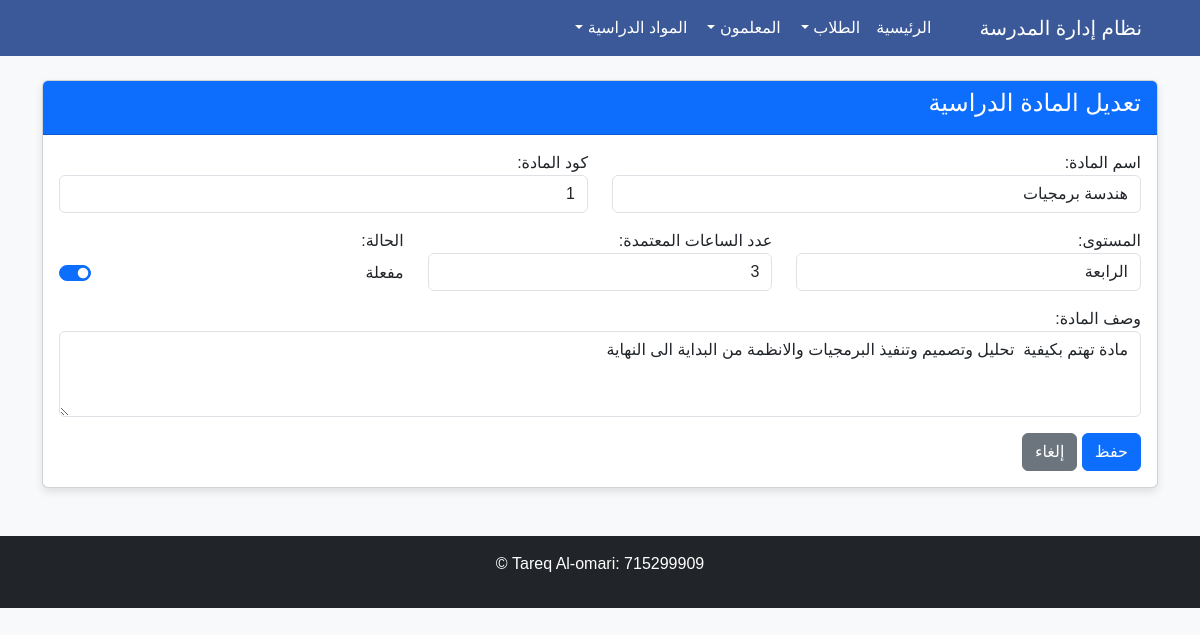
The page /courses/update/1/ on the database its author committed.
### courses/models.py (models this page shows, shortened)
class Course(models.Model):
    LEVEL_CHOICES = [
        ('1', 'الأولى'),
        ('2', 'الثانية'),
        ('3', 'الثالثة'),
        ('4', 'الرابعة'),
        ('5', 'الخامسة'),
    ]
    name = models.CharField(max_length=100, verbose_name="اسم المادة")
    code = models.CharField(max_length=10, unique=True, verbose_name="كود المادة")
    level = models.CharField(max_length=1, choices=LEVEL_CHOICES, verbose_name="المستوى")
    credit_hours = models.IntegerField(verbose_name="عدد الساعات المعتمدة")
    description = models.TextField(blank=True, null=True, verbose_name="وصف المادة")
    is_active = models.BooleanField(default=True, verbose_name="مفعلة")
    created_at = models.DateTimeField(auto_now_add=True, verbose_name="تاريخ الإنشاء")
    updated_at = models.DateTimeField(auto_now=True, verbose_name="تاريخ التحديث")
    class Meta:
        verbose_name = "مادة دراسية"
        verbose_name_plural = "المواد الدراسية"
        ordering = ['level', 'name']

### courses/views.py (the view)
# urls.py: path('update/<int:id>/', views.course_update, name='course_update'),
def course_update(request, id):
    course = get_object_or_404(Course, id=id)
    if request.method == 'POST':
        form = CourseForm(request.POST, instance=course)
        if form.is_valid():
            form.save()
            messages.success(request, 'تم تحديث المادة الدراسية بنجاح')
            return redirect('course:course_list')
    else:
        form = CourseForm(instance=course)
    return render(request, 'courses/course_form.html', {
        'form': form,
        'title': 'تعديل المادة الدراسية',
        'course': course
    })

### courses/forms.py (shortened to what this page needs)
class CourseForm(forms.ModelForm):
    class Meta:
        model = Course
        fields = ['name', 'code', 'level', 'credit_hours', 'description', 'is_active']
        labels = {
            'name': 'اسم المادة',
            'code': 'كود المادة',
            'level': 'المستوى',
            'credit_hours': 'عدد الساعات المعتمدة',
            'description': 'وصف المادة',
            'is_active': 'مفعلة',
        }
        widgets = {
            'name': forms.TextInput(attrs={'class': 'form-control', 'placeholder': 'أدخل اسم المادة'}),
            'code': forms.TextInput(attrs={'class': 'form-control', 'placeholder': 'أدخل كود المادة'}),
            'level': forms.Select(attrs={'class': 'form-control'}),
            'credit_hours': forms.NumberInput(attrs={'class': 'form-control', 'min': 1, 'max': 6}),
            'description': forms.Textarea(attrs={'class': 'form-control', 'rows': 3, 'placeholder': 'أدخل وصف المادة'}),
            'is_active': forms.CheckboxInput(attrs={'class': 'form-check-input'}),
        }

### templates/courses/course_form.html (shortened to what this page needs)
{% extends 'base.html' %}
{% load static %}
{% block content %}
<div class="card">
    <div class="card-header bg-primary text-white">
        <h4>{{ title }}</h4>
    </div>
    <div class="card-body">
        <form method="POST">
            <div class="row">
                <div class="col-md-6">
                    <div class="form-group mb-3">
                        {{ form.name.label_tag }}
                        {{ form.name }}
                    </div>
                </div>
                <div class="col-md-6">
                    <div class="form-group mb-3">
                        {{ form.code.label_tag }}
                        {{ form.code }}
                    </div>
                </div>
            </div>
            <div class="row">
                <div class="col-md-4">
                    <div class="form-group mb-3">
                        {{ form.level.label_tag }}
                        {{ form.level }}
                    </div>
                </div>
                <div class="col-md-4">
                    <div class="form-group mb-3">
                        {{ form.credit_hours.label_tag }}
                        {{ form.credit_hours }}
                    </div>
                </div>
                <div class="col-md-4">
                    <div class="form-group mb-3">
                        <label for="{{ form.is_active.id_for_label }}">الحالة:</label>
                        <div class="form-check form-switch mt-2">
                            {{ form.is_active }}
                            <label class="form-check-label" for="{{ form.is_active.id_for_label }}">مفعلة</label>
                        </div>
                    </div>
                </div>
            </div>
            <div class="form-group mb-3">
                {{ form.description.label_tag }}
                {{ form.description }}
            </div>
            <button type="submit" class="btn btn-primary">حفظ</button>
            <a href="{% url 'course:course_list' %}" class="btn btn-secondary">إلغاء</a>
        </form>
    </div>
</div>
{% endblock %}

### templates/base.html (style rules this page uses)
body { font-family: 'Arial', sans-serif; background-color: #f8f9fa; }
.card { box-shadow: 0 4px 8px rgba(0, 0, 0, 0.1); margin-bottom: 20px; }

### rows shown on the page
Course: name "هندسة برمجيات", code "1", level "الرابعة", credit_hours "3", is_active "☑", description "مادة تهتم بكيفية تحليل وتصميم وتنفيذ البرمجيات والانظمة من البداية الى النهاية"

### other values the page prints
{{ title }} "تعديل المادة الدراسية"
